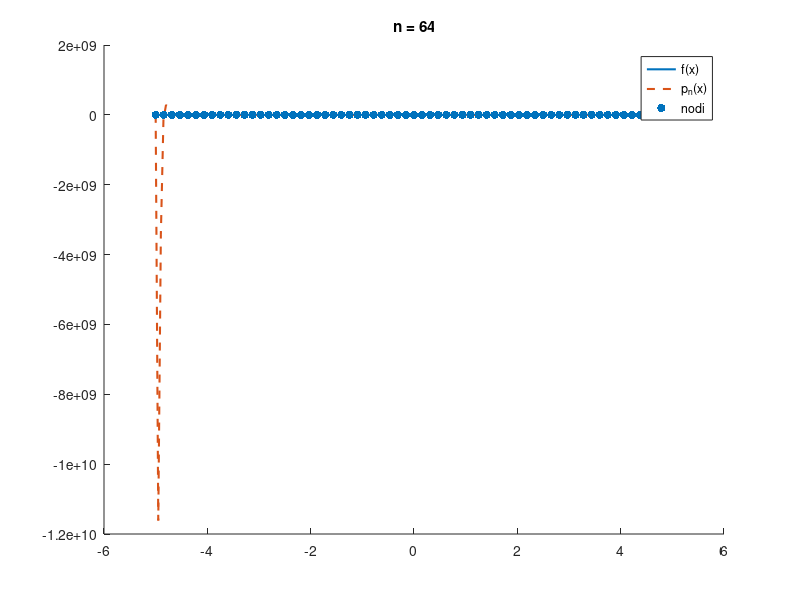
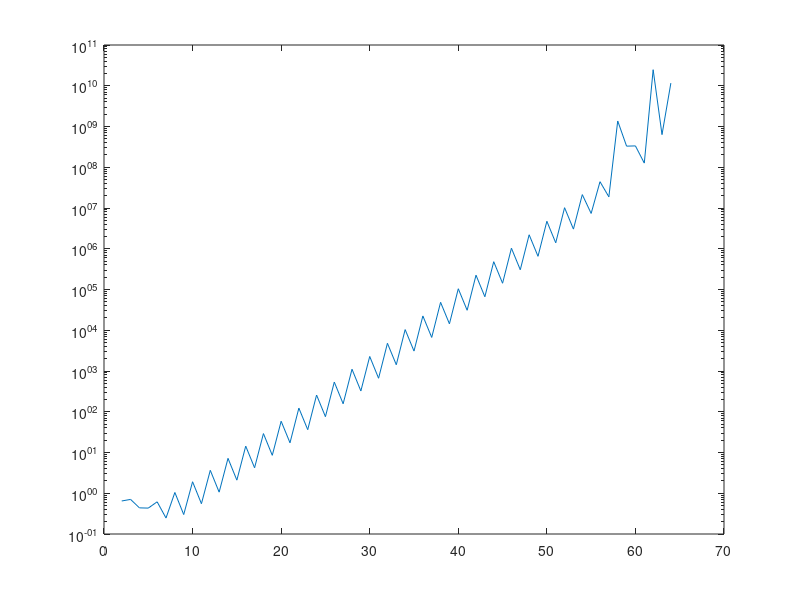

Reproduce these figures in MATLAB, in order.
clc;
clear;

f = @(x) 1 ./ (1 + x.^2); 
xa = -5; xb = 5;

N = 2:64;

x1 = linspace(xa, xb, 200);
yf1 = f(x1);
ERR = [];

node_types = ["Equispaced" "Chebyshev"];
[node_chosen,tf_node] = listdlg(ListString=node_types);

methods = ["Polyfit" "Baricentric"];
[method_chosen,tf_method] = listdlg(ListString=methods);

if ~tf_node || ~tf_method, return; end

if node_chosen == 1
   disp("Type: Equispaced");
else
   disp("Type: Chebyshev");
end

if method_chosen == 1
    disp("Method: Polyfit")
else
    disp("Method: Baricentric")
end

for n = N

    if node_chosen == 1
        x = linspace(xa, xb, n+1);
    else
        xs = -cos(pi * (0:n) / n); % valori tra -1 e 1
        x = (xb - xa)/2 * xs + (xb + xa)/2; % mappo tra -5 e 5 assicurandomi di rimanere con lo 0 al centro
    end

    y = f(x);

    if method_chosen == 1
        a = polyfit(x, y, n);
        y1 = polyval(a, x1);
    else
        y1 = barycentric(x, y, x1);
    end

    figure(1); clf; hold on;

    plot(x1, yf1, 'LineWidth', 1.5, 'DisplayName', 'f(x)');
    plot(x1, y1, '--', 'LineWidth', 1.5, 'DisplayName', 'p_n(x)');
    scatter(x, y, 'filled', 'DisplayName', 'nodi');
    legend;
    title(['n = ', num2str(n)]);
    
    pause(0.1);

    err = max(abs(yf1 - y1));
    ERR = [ERR; err];

    fprintf("Errore iterazione %d: %e\n", n, err);
end

figure(2);
semilogy(N, ERR)

%% Conclusioni: convergenza e stabilita' (Funzione di Runge su [-5, 5])
%
% 1. Nodi equispaziati + Polyfit (Vandermonde):
%    L'errore in norma infinito diverge al crescere di n per due cause distinte:
%    - Fenomeno di Runge (instabilita' analitica): forti oscillazioni agli
%      estremi dell'intervallo dovute alla distribuzione equispaziata dei nodi.
%    - Malcondizionamento numerico: da n >= 19 la matrice di Vandermonde e'
%      quasi singolare e amplifica gli errori di arrotondamento.
%
% 2. Nodi equispaziati + Forma baricentrica:
%    L'algoritmo e' numericamente stabile (nessun warning), ma l'errore diverge
%    comunque: dimostra che Runge e' un limite matematico della scelta dei
%    nodi, non del metodo usato per valutare il polinomio.
%
% 3. Nodi di Chebyshev + Polyfit (Vandermonde):
%    L'infittimento dei nodi ai bordi elimina il fenomeno di Runge, ma per
%    gradi alti (n > ~30) il malcondizionamento di Vandermonde degrada la
%    precisione e fa risalire l'errore.
%
% 4. Nodi di Chebyshev + Forma baricentrica:
%    Unica combinazione che garantisce sia convergenza uniforme sia stabilita'
%    numerica al crescere di n (errore -> 0). L'andamento a "dente di sega" tra
%    n pari e dispari dipende dalla simmetria di f(x) = 1/(1+x^2): per n pari
%    esiste un nodo centrale che cade esattamente sul picco in x = 0.
